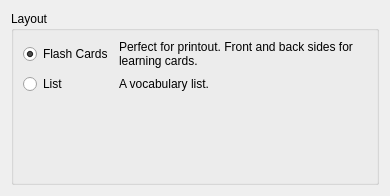
<ui version="4.0" >
 <class>ExportOptions</class>
 <widget class="QWidget" name="ExportOptions" >
  <property name="geometry" >
   <rect>
    <x>0</x>
    <y>0</y>
    <width>390</width>
    <height>196</height>
   </rect>
  </property>
  <property name="windowTitle" >
   <string>Form</string>
  </property>
  <layout class="QVBoxLayout" name="verticalLayout" >
   <item>
    <widget class="QGroupBox" name="groupBox" >
     <property name="title" >
      <string>Layout</string>
     </property>
     <layout class="QGridLayout" name="gridLayout" >
      <item row="0" column="0" >
       <widget class="QRadioButton" name="flashCardRadio" >
        <property name="text" >
         <string>Flash Cards</string>
        </property>
        <property name="checked" >
         <bool>true</bool>
        </property>
       </widget>
      </item>
      <item row="0" column="1" >
       <widget class="QLabel" name="label" >
        <property name="text" >
         <string>Perfect for printout. Front and back sides for learning cards.</string>
        </property>
        <property name="wordWrap" >
         <bool>true</bool>
        </property>
       </widget>
      </item>
      <item row="1" column="0" >
       <widget class="QRadioButton" name="tableRadio" >
        <property name="text" >
         <string>List</string>
        </property>
       </widget>
      </item>
      <item row="1" column="1" >
       <widget class="QLabel" name="label_2" >
        <property name="text" >
         <string>A vocabulary list.</string>
        </property>
       </widget>
      </item>
      <item row="2" column="0" >
       <spacer name="verticalSpacer" >
        <property name="orientation" >
         <enum>Qt::Vertical</enum>
        </property>
        <property name="sizeHint" stdset="0" >
         <size>
          <width>20</width>
          <height>40</height>
         </size>
        </property>
       </spacer>
      </item>
     </layout>
    </widget>
   </item>
  </layout>
 </widget>
 <resources/>
 <connections/>
</ui>
